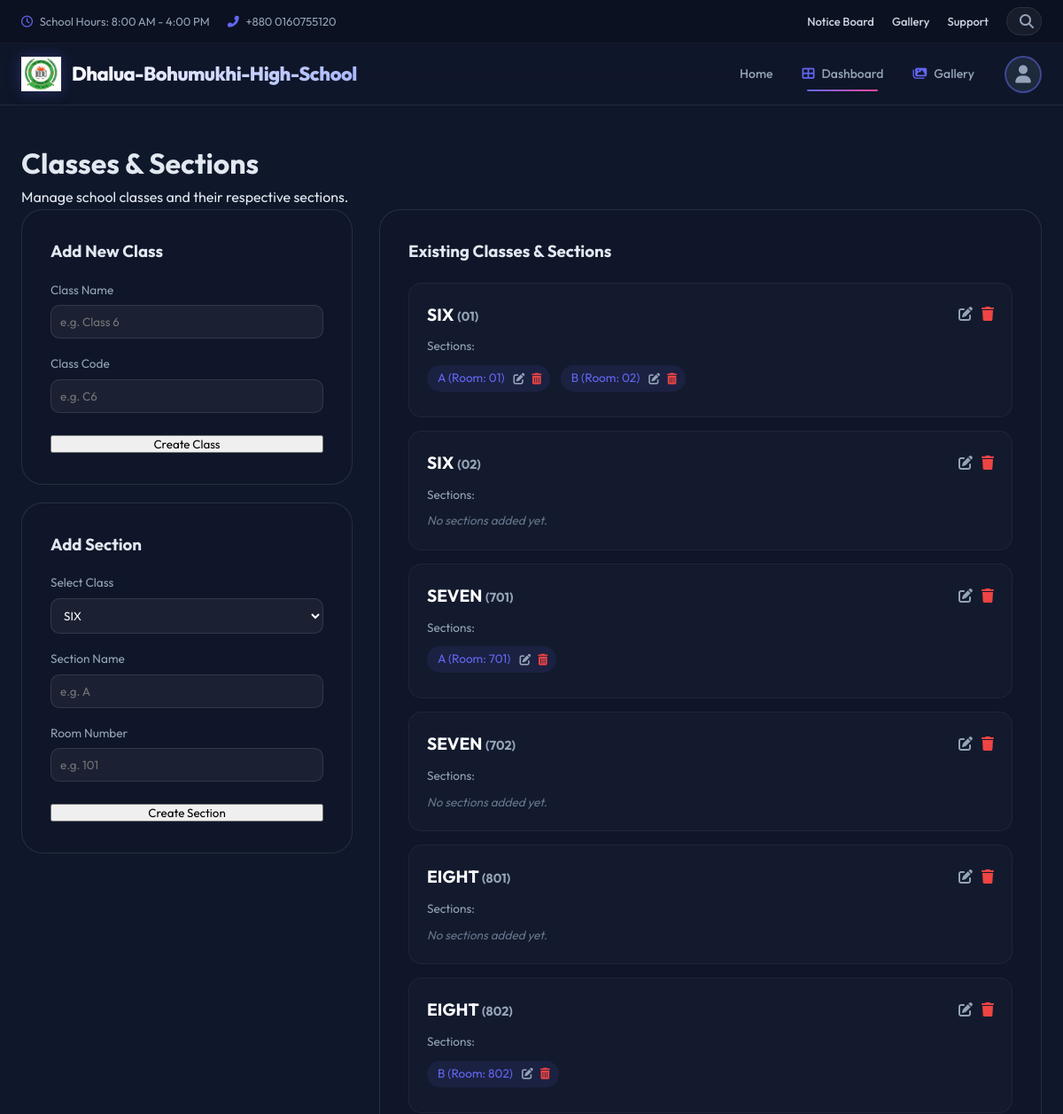
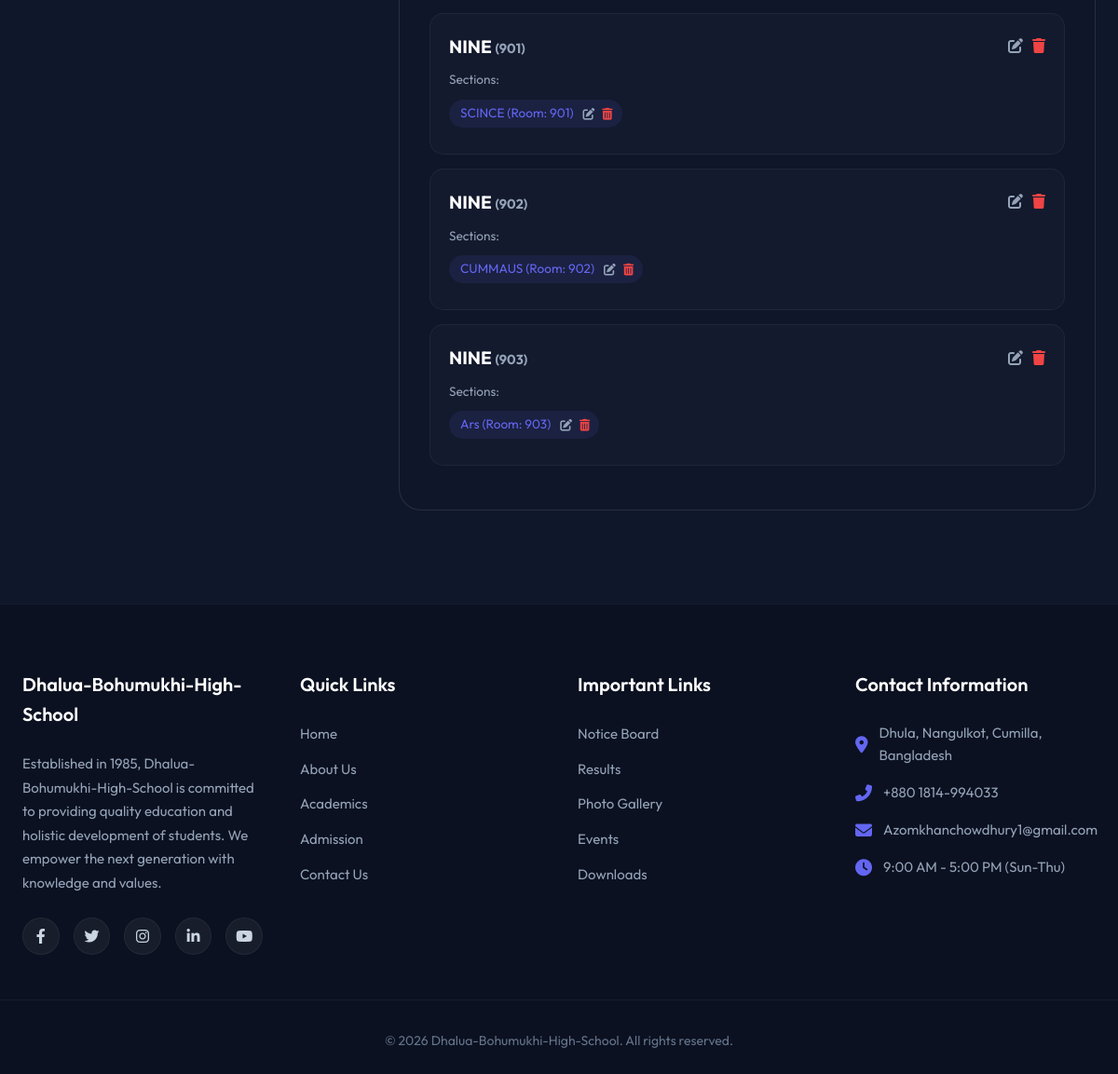
/admin-dashboard/academics/classes/ (signed in), run on the app's committed database (2 pictures, top to bottom).
### academics/models.py (models this page shows, shortened)
class SchoolClass(models.Model):
    name = models.CharField(max_length=50) # e.g. Class 6, Class 10
    code = models.CharField(max_length=10, unique=True)

class Section(models.Model):
    school_class = models.ForeignKey(SchoolClass, on_delete=models.CASCADE, related_name='sections')
    name = models.CharField(max_length=10) # e.g. A, B, C
    room_number = models.CharField(max_length=20, blank=True, null=True)

### admin/views.py (the view, shortened to what this page needs)
# urls.py: path('academics/classes/', views.academics_classes, name='academics_classes'),
@staff_member_required
def academics_classes(request):
    classes = SchoolClass.objects.all().prefetch_related('sections')
    return render(request, 'admin/academics/classes.html', {'classes': classes})

### accounts/context_processors.py (called while the page is built)
def user_profile_context(request):
    if request.user.is_authenticated:
        user = request.user
        role = "Admin" if user.is_superuser else "User"
        profile = None
        if hasattr(user, 'student_profile'):
            role = "Student"
            profile = user.student_profile
        elif hasattr(user, 'teacher_profile'):
            role = "Teacher"
            profile = user.teacher_profile
        elif hasattr(user, 'staff_profile'):
            role = "Staff"
            profile = user.staff_profile
        elif hasattr(user, 'parent_profile'):
            role = "Parent"
            profile = user.parent_profile
        return {
            'global_role': role,
            'global_profile': profile
        }
    return {}

### templates/admin/academics/classes.html (shortened to what this page needs)
{% extends 'base.html' %}
{% load static %}
{% block css %}
<link rel="stylesheet" href="{% static 'css/dashboard.css' %}">
{% endblock %}
{% block content %}
<div class="dashboard-wrapper">
    <div class="section-header">
        <h1>Classes & Sections</h1>
        <p>Manage school classes and their respective sections.</p>
    </div>
    <div class="academics-grid">
        <div class="forms-column">
            <div class="action-card">
                <h3>Add New Class</h3>
                <form method="POST" style="margin-top:15px;">
                    <div class="form-group" style="margin-bottom:15px;">
                        <label style="color:#94a3b8; font-size:0.85rem;">Class Name</label>
                        <input type="text" name="name" placeholder="e.g. Class 6" required style="width:100%; background:rgba(255,255,255,0.05); border:1px solid rgba(255,255,255,0.1); padding:10px; border-radius:10px; color:#fff; margin-top:5px;">
                    </div>
                    <div class="form-group" style="margin-bottom:15px;">
                        <label style="color:#94a3b8; font-size:0.85rem;">Class Code</label>
                        <input type="text" name="code" placeholder="e.g. C6" required style="width:100%; background:rgba(255,255,255,0.05); border:1px solid rgba(255,255,255,0.1); padding:10px; border-radius:10px; color:#fff; margin-top:5px;">
                    </div>
                    <button type="submit" class="view-all-btn" style="width:100%; margin-top:10px;">Create Class</button>
                </form>
            </div>
            <div class="action-card">
                <h3>Add Section</h3>
                <form method="POST" style="margin-top:15px;">
                    <div class="form-group" style="margin-bottom:15px;">
                        <label style="color:#94a3b8; font-size:0.85rem;">Select Class</label>
                        <select name="class_id" required style="width:100%; background:rgba(255,255,255,0.05); border:1px solid rgba(255,255,255,0.1); padding:10px; border-radius:10px; color:#fff; margin-top:5px;">
                            {% for cls in classes %}
                            <option value="{{ cls.id }}">{{ cls.name }}</option>
                            {% endfor %}
                        </select>
                    </div>
                    <div class="form-group" style="margin-bottom:15px;">
                        <label style="color:#94a3b8; font-size:0.85rem;">Section Name</label>
                        <input type="text" name="name" placeholder="e.g. A" required style="width:100%; background:rgba(255,255,255,0.05); border:1px solid rgba(255,255,255,0.1); padding:10px; border-radius:10px; color:#fff; margin-top:5px;">
                    </div>
                    <div class="form-group" style="margin-bottom:15px;">
                        <label style="color:#94a3b8; font-size:0.85rem;">Room Number</label>
                        <input type="text" name="room" placeholder="e.g. 101" style="width:100%; background:rgba(255,255,255,0.05); border:1px solid rgba(255,255,255,0.1); padding:10px; border-radius:10px; color:#fff; margin-top:5px;">
                    </div>
                    <button type="submit" class="view-all-btn" style="width:100%; margin-top:10px;">Create Section</button>
                </form>
            </div>
        </div>
        <div class="list-column">
            <div class="class-list-container">
                <h3>Existing Classes & Sections</h3>
                <div style="margin-top:20px;">
                    {% for cls in classes %}
                    <div style="background:rgba(255,255,255,0.02); padding:20px; border-radius:15px; margin-bottom:15px; border:1px solid rgba(255,255,255,0.05);">
                        <div style="display:flex; justify-content:space-between; align-items:center; margin-bottom:10px;">
                            <h4 style="color:#fff; font-size:1.2rem;">{{ cls.name }} <span style="color:#94a3b8; font-size:0.9rem;">({{ cls.code }})</span></h4>
                            <div style="display:flex; gap:10px;">
                                <a href="{% url 'admin_panel:edit_class' cls.id %}" style="color:#94a3b8;" title="Edit Class"><i class="fas fa-edit"></i></a>
                                <a href="{% url 'admin_panel:delete_class' cls.id %}" onclick="return confirm('Are you sure you want to delete this class and all its sections?');" style="color:#ef4444;" title="Delete Class"><i class="fas fa-trash"></i></a>
                            </div>
                        </div>
                        <div class="sections-list">
                            <span style="color:#94a3b8; font-size:0.85rem; display:block; margin-bottom:5px;">Sections:</span>
                            {% for sec in cls.sections.all %}
                            <span class="section-tag" style="display: inline-flex; align-items: center; gap: 8px; padding-right: 10px; margin-bottom: 8px;">
                                {{ sec.name }} (Room: {{ sec.room_number|default:"N/A" }})
                                <a href="{% url 'admin_panel:edit_section' sec.id %}" style="color:#94a3b8; font-size: 0.8rem; margin-left: 2px;" title="Edit Section"><i class="fas fa-edit"></i></a>
                                <a href="{% url 'admin_panel:delete_section' sec.id %}" onclick="return confirm('Are you sure you want to delete this section?');" style="color:#ef4444; font-size: 0.8rem;" title="Delete Section"><i class="fas fa-trash-alt"></i></a>
                            </span>
                            {% empty %}
                            <span style="color:#64748b; font-size:0.85rem; font-style:italic;">No sections added yet.</span>
                            {% endfor %}
                        </div>
                    </div>
                    {% empty %}
                    <p style="text-align:center; padding:50px; color:#94a3b8;">No classes defined yet.</p>
                    {% endfor %}
                </div>
            </div>
        </div>
    </div>
</div>
{% endblock %}

### static/css/base.css (style rules this page uses)
* { margin: 0; padding: 0; box-sizing: border-box; font-family: 'Outfit', sans-serif; }
body { background-color: #0f172a; color: #e2e8f0; line-height: 1.6; overflow-x: hidden; }

### static/css/dashboard.css (style rules this page uses)
.dashboard-wrapper { padding: 40px 24px; max-width: 1400px; margin: 0 auto; }

### templates/admin/academics/classes.html (style rules this page uses)
.academics-grid { display: grid; grid-template-columns: 1fr 2fr; gap: 30px; }
.action-card { background: rgba(15, 23, 42, 0.6); padding: 2rem; border-radius: 24px; border: 1px solid rgba(255, 255, 255, 0.1); margin-bottom: 20px; }
.class-list-container { background: rgba(15, 23, 42, 0.6); padding: 2rem; border-radius: 24px; border: 1px solid rgba(255, 255, 255, 0.1); }
.section-tag { display: inline-block; padding: 4px 12px; background: rgba(99, 102, 241, 0.1); color: #6366f1; border-radius: 20px; font-size: 0.85rem; margin-right: 8px; margin-top: 5px; }

### data on the page
SchoolClass: name "SIX", code "01"
Section: name "A", room_number "01"
Section: name "B", room_number "02"
SchoolClass: name "SIX", code "02"
SchoolClass: name "SEVEN", code "701"
Section: name "A", room_number "701"
SchoolClass: name "SEVEN", code "702"
SchoolClass: name "EIGHT", code "801"
SchoolClass: name "EIGHT", code "802"
Section: name "B", room_number "802"
SchoolClass: name "NINE", code "901"
Section: name "SCINCE", room_number "901"
SchoolClass: name "NINE", code "902"
Section: name "CUMMAUS", room_number "902"
SchoolClass: name "NINE", code "903"
Section: name "Ars", room_number "903"

### other printed values
form field class_id "SIX"
